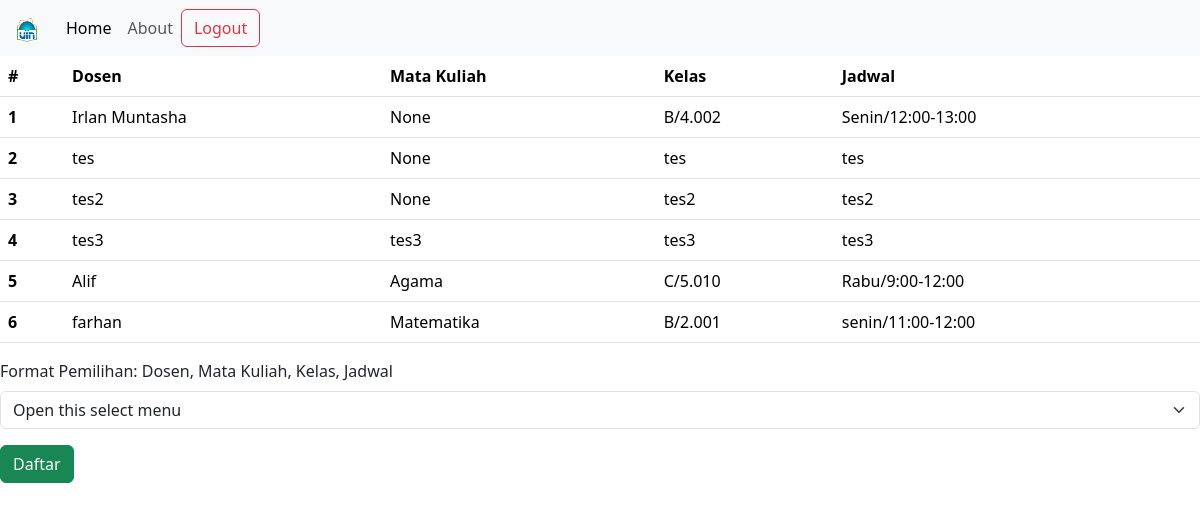
Page /home/isi_krs on the committed database.
### tables this page shows
CREATE TABLE KRS (
                id_matkul INTEGER PRIMARY KEY,
                dosen TEXT NOT NULL,
                Kelas TEXT NOT NULL,
                Hari_Waktu TEXT NOT NULL,
                nilai INTERGER
            , matkul TEXT, siswa TEXT);

### main.py (the view)
@app.route("/home/isi_krs")
def krs():
    krs = data_krs()
    return render_template("nilai.html", users=krs)

### database.py (called while the page is built)
def data_krs():
    conn = sqlite3.connect('users.db')
    cursor = conn.cursor()
    cursor.execute('SELECT * FROM KRS')
    rows = cursor.fetchall()
    cursor.close()
    conn.close()
    hasil = []
    for row in rows:
        row = {"id": f"{row[0]}", "dosen": row[1], "kelas": row[2],
               "jadwal": row[3], "nilai": row[4], "matkul": row[5], "siswa": row[6]}
        hasil.append(row)
    return hasil

### templates/nilai.html (shortened to what this page needs)
<!DOCTYPE html>
<html lang="en">
<head>
  <link href="https://cdn.jsdelivr.net/npm/bootstrap@5.3.3/dist/css/bootstrap.min.css" rel="stylesheet">
</head>
<body>
    <nav class="navbar navbar-expand-lg bg-light">
      <div class="container-fluid">
          <a class="navbar-brand" href="#">
              <img src="/static/Logo_UIN.png" alt="UIN" width="30" height="24">
          </a>
        <div class="collapse navbar-collapse" id="navbarNav">
          <ul class="navbar-nav">
               <li class="nav-item">
                  <a class="nav-link active" aria-current="page" href="/home">Home</a>
              </li>
              <li class="nav-item">
                  <a class="nav-link" aria-current="page" href="/about">About</a>
              </li>
          </ul>
          <form class="d-flex" action="/logout">
            <button class="btn btn-outline-danger" type="submit">Logout</button>
          </form>
        </div>
      </div>
    </nav>
<table class="table">
  <thead>
    <tr>
      <th scope="col">#</th>
      <th scope="col">Dosen</th>
      <th scope="col">Mata Kuliah</th>
      <th scope="col">Kelas</th>
      <th scope="col">Jadwal</th>
    </tr>
  </thead>
  <tbody>
    {% for user in users %}
      <tr>
        <th scope="row">{{ user.id }}</th>
        <td>{{ user.dosen }}</td>
        <td>{{ user.matkul }}</td>
        <td>{{ user.kelas }}</td>
        <td>{{ user.jadwal }}</td>
      </tr>
    {% endfor %}
  </tbody>
</table>
<form method="post" action="/isi_krs">
  <label class="form-label">Format Pemilihan: Dosen, Mata Kuliah, Kelas, Jadwal</label>
    <select class="form-select" aria-label="Default select example" name="krs">
      <option selected>Open this select menu</option>
    </select>
  <div class="mt-3">
  <button type="submit" class="btn btn-success">Daftar</button>
  </div>
</form>
</body>
</html>

### rows in the picture
KRS: id "1", dosen "Irlan Muntasha", matkul "None", kelas "B/4.002", jadwal "Senin/12:00-13:00"
KRS: id "2", dosen "tes", matkul "None", kelas "tes", jadwal "tes"
KRS: id "3", dosen "tes2", matkul "None", kelas "tes2", jadwal "tes2"
KRS: id "4", dosen "tes3", matkul "tes3", kelas "tes3", jadwal "tes3"
KRS: id "5", dosen "Alif", matkul "Agama", kelas "C/5.010", jadwal "Rabu/9:00-12:00"
KRS: id "6", dosen "farhan", matkul "Matematika", kelas "B/2.001", jadwal "senin/11:00-12:00"
